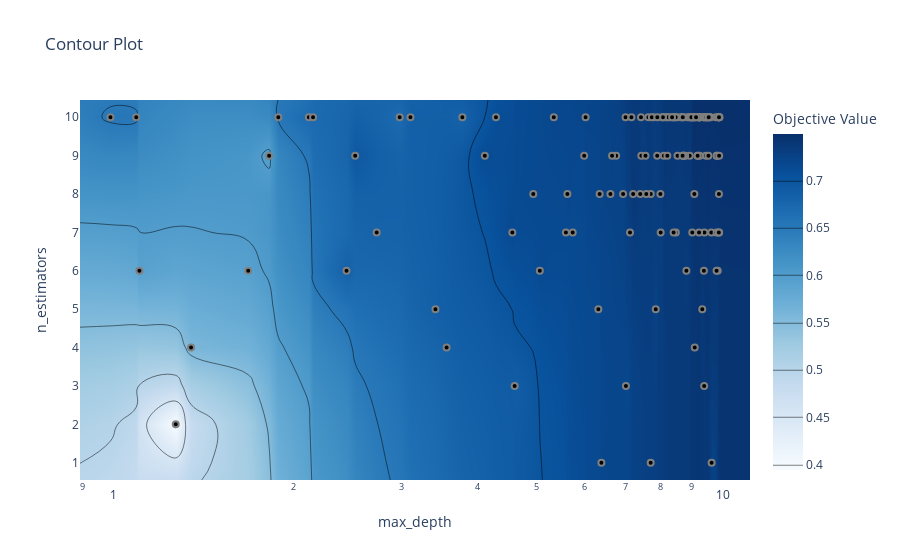

This figure's notebook cell:
### Code cell
plot_contour(study, params=['n_estimators', 'max_depth'])

### Figure 1 — Plotly figure (JSON) as saved in the notebook; plotly's stock layout.template omitted (floating-point values rounded to 4 significant figures; data arrays with more than 128 entries replaced by an {"elided": "..."} marker saying what was removed)
{"data": [{"colorbar": {"title": {"text": "Objective Value"}}, "colorscale": [[0, "rgb(247,251,255)"], [0.125, "rgb(222,235,247)"], [0.25, "rgb(198,219,239)"], [0.375, "rgb(158,202,225)"], [0.5, "rgb(107,174,214)"], [0.625, "rgb(66,146,198)"], [0.75, "rgb(33,113,181)"], [0.875, "rgb(8,81,156)"], [1, "rgb(8,48,107)"]], "connectgaps": true, "contours": {"coloring": "heatmap"}, "hoverinfo": "none", "line": {"smoothing": 1.3}, "reversescale": false, "type": "contour", "x": {"elided": "152 float values"}, "y": [0.55, 1, 2, 3, 4, 5, 6, 7, 8, 9, 10, 10.45], "z": {"elided": "12x152 float values"}}, {"marker": {"color": "black", "line": {"color": "Gray", "width": 2}}, "mode": "markers", "name": "Feasible Trial", "showlegend": false, "type": "scatter", "x": {"elided": "150 float values"}, "y": {"elided": "150 int values"}}, {"marker": {"color": "#cccccc", "line": {"color": "Gray", "width": 2}}, "mode": "markers", "name": "Infeasible Trial", "showlegend": false, "type": "scatter", "x": [], "y": []}], "layout": {"title": {"text": "Contour Plot"}, "xaxis": {"range": [-0.04968, 1.05], "title": {"text": "max_depth"}, "type": "log"}, "yaxis": {"range": [0.55, 10.45], "title": {"text": "n_estimators"}}}}
